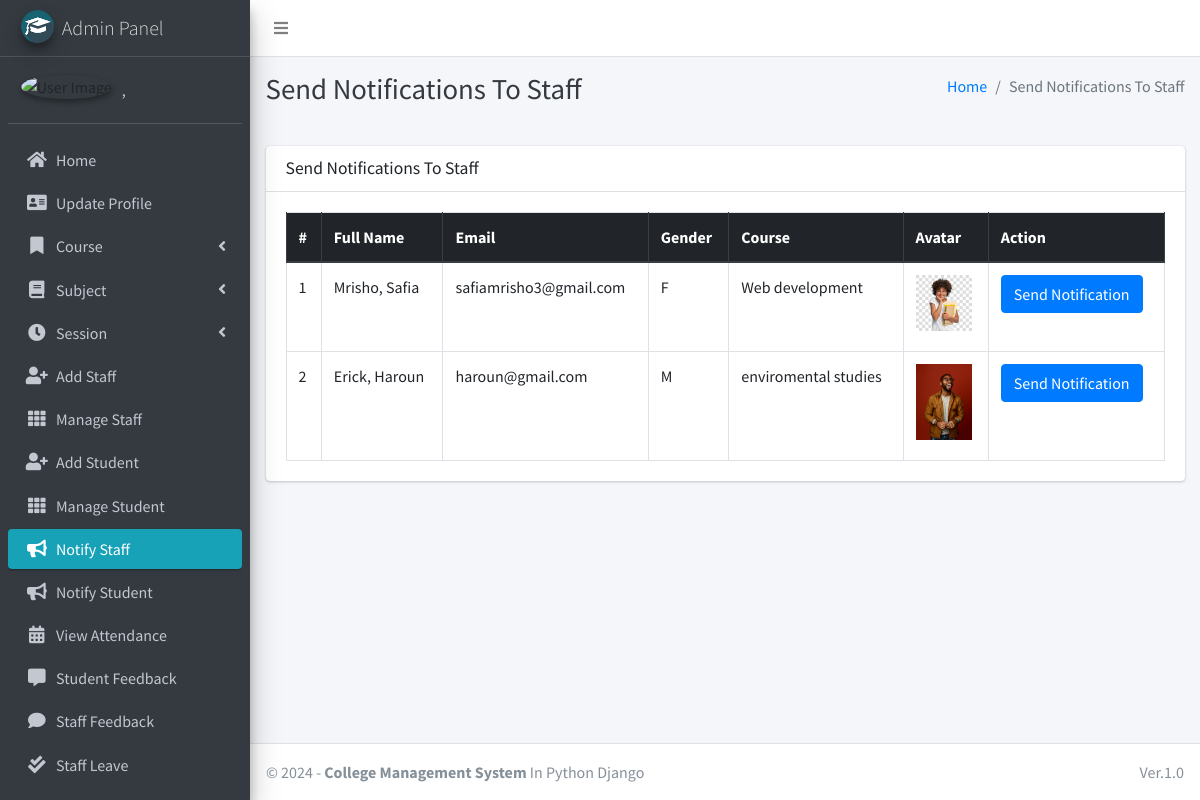
The page /admin_notify_staff (signed in) on the database its author committed.
### main_app/models.py (models this page shows, shortened)
class CustomUser(AbstractUser):
    USER_TYPE = ((1, "HOD"), (2, "Staff"), (3, "Student"))
    GENDER = [("M", "Male"), ("F", "Female")]
    username = None  # Removed username, using email instead
    email = models.EmailField(unique=True)
    user_type = models.CharField(default=1, choices=USER_TYPE, max_length=1)
    gender = models.CharField(max_length=1, choices=GENDER)
    profile_pic = models.ImageField()
    address = models.TextField()
    fcm_token = models.TextField(default="")  # For firebase notifications
    created_at = models.DateTimeField(auto_now_add=True)
    updated_at = models.DateTimeField(auto_now=True)
    USERNAME_FIELD = "email"
    REQUIRED_FIELDS = []
    objects = CustomUserManager()
    def __str__(self):
        return self.last_name + ", " + self.first_name

class Staff(models.Model):
    course = models.ForeignKey(Course, on_delete=models.DO_NOTHING, null=True, blank=False)
    admin = models.OneToOneField(CustomUser, on_delete=models.CASCADE)

class Course(models.Model):
    name = models.CharField(max_length=120)
    created_at = models.DateTimeField(auto_now_add=True)
    updated_at = models.DateTimeField(auto_now=True)

### main_app/hod_views.py (the view)
# urls.py: path("admin_notify_staff", hod_views.admin_notify_staff,
def admin_notify_staff(request):
    staff = CustomUser.objects.filter(user_type=2)
    context = {
        'page_title': "Send Notifications To Staff",
        'allStaff': staff
    }
    return render(request, "hod_template/staff_notification.html", context)

### main_app/templates/hod_template/staff_notification.html (shortened to what this page needs)
{% extends 'main_app/base.html' %}
{% load static %}
{% block page_title %}{{page_title}}{% endblock page_title %}
{% block content %}
<section class="content">
    <div class="container-fluid">
        <div class="row">
            <div class="col-md-12">
                <div class="card">
                    <div class="card-header">
                        <h3 class="card-title">{{page_title}}</h3>
                    </div>
                    <div class="card-body">
                        <table id="example2" class="table table-bordered table-hover">
                            <thead class="thead-dark">
                                <tr>
                                    <th>#</th>
                                    <th>Full Name</th>
                                    <th>Email</th>
                                    <th>Gender</th>
                                    <th>Course</th>
                                    <th>Avatar</th>
                                    <th>Action</th>
                                </tr>
                            </thead>
                            <tbody>
                                {% for staff in allStaff %}
                                <tr>
                                    <td>{{ forloop.counter }}</td>
                                    <td>{{staff.last_name}}, {{staff.first_name}}</td>
                                    <td>{{staff.email}}</td>
                                    <td>{{staff.gender}}</td>
                                    <td>{{staff.staff.course.name}}</td>
                                    <td>
                                        {% if staff.profile_pic == ""  %}
                                        No Image
                                        {% else %}
                                        <img class="img img-fluid mb-2" height="56" width="56"
                                            src="{{staff.profile_pic}}" alt="">
                                        {% endif %}
                                    </td>
                                    <td><button data-toggle = "modal" data-target = "#myModal"class="btn btn-primary show_notification" value="{{staff.id}}">Send Notification</button>
                                    </td>
                                </tr>
                                {% endfor %}
                            </tbody>
                        </table>
                    </div>
                </div>
            </div>
        </div>
    </div>
</section>
{% endblock content %}

### main_app/templates/main_app/base.html (shortened to what this page needs)
{% load static %}
<!DOCTYPE html>
<html>
<head>
    <link rel="stylesheet" href="{% static 'plugins/fontawesome-free/css/all.min.css'%} ">
    <link rel="stylesheet" href="https://code.ionicframework.com/ionicons/2.0.1/css/ionicons.min.css">
    <link rel="stylesheet"
        href="{% static 'plugins/tempusdominus-bootstrap-4/css/tempusdominus-bootstrap-4.min.css'%} ">
    <link rel="stylesheet" href="{% static 'plugins/icheck-bootstrap/icheck-bootstrap.min.css'%} ">
    <link rel="stylesheet" href="{% static 'dist/css/adminlte.min.css'%} ">
    <link rel="stylesheet" href="{% static 'plugins/overlayScrollbars/css/OverlayScrollbars.min.css'%} ">
    <link rel="stylesheet" href="{% static 'plugins/daterangepicker/daterangepicker.css'%} ">
</head>
<body class="hold-transition sidebar-mini layout-fixed">
    <div class="wrapper">
        <nav class="main-header navbar navbar-expand navbar-white navbar-light">
            <ul class="navbar-nav">
                <li class="nav-item">
                    <a class="nav-link" data-widget="pushmenu" href="#"><i class="fas fa-bars"></i></a>
                </li>
            </ul>
        </nav>
        {% include "main_app/sidebar_template.html" with user=user %}
        <div class="content-wrapper">
            <div class="content-header">
                <div class="container-fluid">
                    <div class="row mb-2">
                        <div class="col-sm-6">
                            <h1 class="m-0 text-dark">{% block page_title %}{% endblock page_title %}</h1>
                        </div>
                        <div class="col-sm-6">
                            <ol class="breadcrumb float-sm-right">
                                <li class="breadcrumb-item"><a href="#">Home</a></li>
                                <li class="breadcrumb-item active">{{ page_title }}</li>
                            </ol>
                        </div>
                    </div>
                </div>
            </div>
<section class="content">
    <div class="container-fluid">
        <div class="row">
            <div class="col-md-12">
            </div></div></div></section>
            {% block content %}
            {% endblock content %}
        </div>
        {% include "main_app/footer.html" %}
    </div>
</body>
</html>

### main_app/templates/main_app/sidebar_template.html (shortened to what this page needs)
{% load static %}
<aside class="main-sidebar sidebar-dark-info elevation-4">
    {% if request.user.user_type == '1' %}
    <a href="{% url 'admin_home' %}" class="brand-link">
        <img src="{% static 'dist/img/cmsl.png' %} " alt="AdminLTE Logo"
            class="brand-image img-circle elevation-3" >
        <span class="brand-text font-weight-light">Admin Panel</span>
    </a>
    <div class="sidebar">
        <div class="user-panel mt-3 pb-3 mb-3 d-flex">
            <div class="image">
                <img src="{{ request.user.profile_pic}}" class="img-circle elevation-2" alt="User Image">
            </div>
            <div class="info">
                <a href="#" class="d-block">{{user}}</a>
            </div>
        </div>
        <nav class="mt-2">
            <ul class="nav nav-pills nav-sidebar flex-column" data-widget="treeview" role="menu" data-accordion="false">
                <li class="nav-item">
                    {% url 'admin_home' as admin_home %}
                    <a href="{{admin_home}}" class="nav-link {% if admin_home == request.path %} active {% endif %}">
                        <i class="nav-icon fas fa-home"></i>
                        <p>
                            Home
                        </p>
                    </a>
                </li>
                <li class="nav-item">
                    {% url 'admin_view_profile' as admin_view_profile %}
                    <a href="{{admin_view_profile}}"
                        class="nav-link {% if admin_view_profile == request.path %} active {% endif %}">
                        <i class="nav-icon fas fa-address-card"></i>
                        <p>
                            Update Profile
                        </p>
                    </a>
                </li>
                <li class="nav-item has-treeview">
                    <a href="#" class="nav-link">
                        <i class="nav-icon fas fa-bookmark"></i>
                        <p>
                            Course
                            <i class="fas fa-angle-left right"></i>
                        </p>
                    </a>
                </li>
                <li class="nav-item has-treeview">
                    <a href="#" class="nav-link">
                        <i class="nav-icon fas fa-book"></i>
                        <p>
                            Subject
                            <i class="fas fa-angle-left right"></i>
                        </p>
                    </a>
                </li>
                <li class="nav-item has-treeview">
                    <a href="#" class="nav-link">
                        <i class="nav-icon fas fa-clock"></i>
                        <p>
                            Session
                            <i class="fas fa-angle-left right"></i>
                        </p>
                    </a>
                </li>
                <li class="nav-item">
                    {% url 'add_staff' as add_staff %}
                    <a href="{{add_staff}}" class="nav-link {% if add_staff == request.path %} active {% endif %}">
                        <i class="nav-icon fas fa-user-plus"></i>
                        <p>
                            Add Staff
                        </p>
                    </a>
                </li>
                <li class="nav-item">
                    {% url 'manage_staff' as manage_staff %}
                    {% url 'edit_staff' staff_id as edit_staff %}
                    <a href="{{manage_staff}}"
                        class="nav-link {% if manage_staff == request.path or request.path == edit_staff %} active {% endif %}">
                        <i class="nav-icon fas fa-th"></i>
                        <p>
                            Manage Staff
                        </p>
                    </a>
                </li>
                <li class="nav-item">
                    {% url 'add_student' as add_student%}
                    <a href="{{add_student}}" class="nav-link  {% if add_student == request.path %} active {% endif %}">
                        <i class="nav-icon fas fa-user-plus"></i>
                        <p>
                            Add Student
                        </p>
                    </a>
                </li>
                <li class="nav-item">
                    {% url 'manage_student' as manage_student %}
                    {% url 'edit_student' student_id as edit_student %}
                    <a href="{{manage_student}}"
                        class="nav-link  {% if edit_student == request.path or manage_student == request.path %} active {% endif %}">
                        <i class="nav-icon fas fa-th"></i>
                        <p>
                            Manage Student
                        </p>
                    </a>
                </li>
                <li class="nav-item">
                    {% url 'admin_notify_staff' as admin_notify_staff %}
                    <a href="{{admin_notify_staff}}"
                        class="nav-link {% if admin_notify_staff == request.path %} active {% endif %}">
                        <i class="nav-icon fas fa-bullhorn"></i>
                        <p>
                            Notify Staff
                        </p>
                    </a>
                </li>
                <li class="nav-item">
                    {% url 'admin_notify_student' as admin_notify_student %}
                    <a href="{{admin_notify_student}}"
                        class="nav-link {% if admin_notify_student == request.path %} active {% endif %}">
                        <i class="nav-icon fas fa-bullhorn"></i>
                        <p>
                            Notify Student
                        </p>
                    </a>
                </li>
                <li class="nav-item">
                    {% url 'admin_view_attendance' as admin_view_attendance %}
                <li class="nav-item">
                    <a href="{{admin_view_attendance}}"
                        class="nav-link  {% if admin_view_attendance == request.path %} active {% endif %}">
                        <i class="nav-icon fas fa-calendar-alt"></i>
                        <p>
                            View Attendance
                        </p>
                    </a>
                </li>
                <li class="nav-item">
                    {% url 'student_feedback_message' as student_feedback_message %}
                    <a href="{{ student_feedback_message }}"
                        class="nav-link  {% if student_feedback_message == request.path %} active {% endif %}">
                        <i class="nav-icon fas fa-comment-alt"></i>
                        <p>
                            Student Feedback
                        </p>
                    </a>
                </li>
                <li class="nav-item">
                    {% url 'staff_feedback_message' as staff_feedback_message %}
                    <a href="{{staff_feedback_message}}"
                        class="nav-link   {% if staff_feedback_message == request.path %} active {% endif %}">
                        <i class="nav-icon fas fa-comment"></i>
                        <p>
                            Staff Feedback
                        </p>
                    </a>
                </li>
                <li class="nav-item">
                    {% url 'view_staff_leave' as view_staff_leave %}
                    <a href="{{view_staff_leave}}"
                        class="nav-link  {% if view_staff_leave == request.path %} active {% endif %}">
                        <i class="nav-icon fas fa-check-double"></i>
                        <p>
                            Staff Leave
                        </p>
                    </a>
                </li>
                <li class="nav-item">
                    {% url 'view_student_leave' as view_student_leave %}
                    <a href="{% url 'view_student_leave' %}"
                        class="nav-link  {% if view_student_leave == request.path %} active {% endif %}">
                    </a>
                </li>
                                        {% endif %}
                                    </ul>
                                </nav>
                            </div>
</aside>

### main_app/templates/main_app/footer.html
<footer class="main-footer">
    &copy; {% now "Y" %} - <strong>College Management System</strong>
    In Python Django
    <div class="float-right d-none d-sm-inline-block">
       Ver.1.0
    </div>
</footer>

### rows shown on the page
CustomUser: last_name+first_name ","
CustomUser: last_name "Mrisho", first_name "Safia", email "safiamrisho3@gmail.com", gender "F", staff.course.name "Web development", profile_pic (picture)
CustomUser: last_name "Erick", first_name "Haroun", email "haroun@gmail.com", gender "M", staff.course.name "enviromental studies", shows a picture

### other values the page prints
{{ page_title }} "Send Notifications To Staff"
